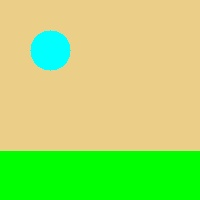
#> input picture development/test_no_faces.jpg, 200 x 200 px
$ python -i ball_detector.py   (imports and definitions only)
#> lines starting #> are read from the running program, lines starting #| are printed output that depends on the picture; after the words box and inside, x2 and y2 are one past the last pixel; in counts of white or black regions, pixels touching at a corner belong together
"""
Ball Detection Module

This module provides ball detection capabilities for various sports including
soccer, rugby, basketball, and other ball sports.

Author: Claude Sonnet 4 (claude-3-5-sonnet-20241022)
Generated via Cursor IDE (cursor.sh) with AI assistance
"""

import cv2
import numpy as np
from typing import List, Dict, Tuple, Optional, Any
from dataclasses import dataclass
from loguru import logger
import math


@dataclass
class BallDetection:
    """Information about a detected ball."""
    ball_type: str  # 'soccer', 'rugby', 'basketball', 'tennis', 'unknown'
    center_x: int
    center_y: int
    radius: int
    confidence: float
    bounding_box: Tuple[int, int, int, int]  # (x, y, width, height)
    color_info: Dict[str, Any]
    motion_vector: Optional[Tuple[float, float]] = None  # (dx, dy) for tracking


@dataclass
class BallTrackingResult:
    """Result of ball detection and tracking."""
    balls_detected: List[BallDetection]
    processing_time: float
    success: bool
    error: Optional[str] = None


class BallDetector:
    """Ball detection and tracking system for sports analysis."""

    def __init__(self,
                 confidence_threshold: float = 0.5,
                 min_ball_radius: int = 5,
                 max_ball_radius: int = 100,
                 enable_tracking: bool = True):
        """
        Initialize the ball detector.

        Args:
            confidence_threshold: Minimum confidence for ball detection
            min_ball_radius: Minimum ball radius in pixels
            max_ball_radius: Maximum ball radius in pixels
            enable_tracking: Enable motion tracking between frames
        """
        self.confidence_threshold = confidence_threshold
        self.min_ball_radius = min_ball_radius
        self.max_ball_radius = max_ball_radius
        self.enable_tracking = enable_tracking

        # Initialize Hough Circle Transform parameters
        self.hough_params = {
            'dp': 1,           # Inverse ratio of accumulator resolution
            'minDist': 20,     # Minimum distance between circle centers
            'param1': 50,      # Upper threshold for edge detection
            'param2': 30,      # Accumulator threshold for center detection
            'minRadius': min_ball_radius,
            'maxRadius': max_ball_radius
        }

        # Ball type color signatures (HSV ranges)
        self.ball_color_signatures = {
            'soccer': {
                'white': {'lower': (0, 0, 200), 'upper': (180, 30, 255)},
                'black': {'lower': (0, 0, 0), 'upper': (180, 255, 50)},
                'pattern': {'lower': (0, 0, 50), 'upper': (180, 255, 200)}
            },
            'rugby': {
                'white': {'lower': (0, 0, 200), 'upper': (180, 30, 255)},
                'brown': {'lower': (10, 50, 50), 'upper': (20, 255, 200)},
                'pattern': {'lower': (0, 0, 50), 'upper': (180, 255, 200)}
            },
            'basketball': {
                'orange': {'lower': (5, 100, 100), 'upper': (15, 255, 255)},
                'brown': {'lower': (10, 50, 50), 'upper': (20, 255, 200)}
            },
            'tennis': {
                'yellow': {'lower': (20, 100, 100), 'upper': (30, 255, 255)},
                'white': {'lower': (0, 0, 200), 'upper': (180, 30, 255)}
            }
        }

        # Previous frame data for tracking
        self.previous_balls: List[BallDetection] = []

        logger.info(f"Initialized BallDetector with confidence threshold {confidence_threshold}")

    def detect_balls(self, image: np.ndarray) -> BallTrackingResult:
        """
        Detect balls in an image using multiple detection methods.

        Args:
            image: Input image (BGR format)

        Returns:
            Ball tracking result with detected balls
        """
        start_time = cv2.getTickCount()

        try:
            # Convert to different color spaces for better detection
            gray = cv2.cvtColor(image, cv2.COLOR_BGR2GRAY)
            hsv = cv2.cvtColor(image, cv2.COLOR_BGR2HSV)

            # Apply multiple detection methods
            circles_hough = self._detect_circles_hough(gray)
            circles_template = self._detect_circles_template_matching(gray)
            color_regions = self._detect_ball_color_regions(hsv)

            # Combine and filter results
            all_detections = circles_hough + circles_template + color_regions
            filtered_detections = self._filter_and_merge_detections(all_detections)

            # Classify ball types
            classified_balls = self._classify_ball_types(image, filtered_detections)

            # Apply tracking if enabled
            if self.enable_tracking and len(self.previous_balls) > 0:
                classified_balls = self._apply_motion_tracking(classified_balls)

            # Update previous frame data
            self.previous_balls = classified_balls.copy()

            processing_time = (cv2.getTickCount() - start_time) / cv2.getTickFrequency()

            return BallTrackingResult(
                balls_detected=classified_balls,
                processing_time=processing_time,
                success=True
            )

        except Exception as e:
            logger.error(f"Ball detection failed: {e}")
            processing_time = (cv2.getTickCount() - start_time) / cv2.getTickFrequency()
            return BallTrackingResult(
                balls_detected=[],
                processing_time=processing_time,
                success=False,
                error=str(e)
            )

    def _detect_circles_hough(self, gray_image: np.ndarray) -> List[BallDetection]:
        """Detect circular objects using Hough Circle Transform."""
        circles = cv2.HoughCircles(
            gray_image,
            cv2.HOUGH_GRADIENT,
            **self.hough_params
        )

        detections = []
        if circles is not None:
            circles = np.round(circles[0, :]).astype("int")
            for (x, y, r) in circles:
                if self.min_ball_radius <= r <= self.max_ball_radius:
                    detection = BallDetection(
                        ball_type='unknown',
                        center_x=x,
                        center_y=y,
                        radius=r,
                        confidence=0.7,  # Default confidence for Hough circles
                        bounding_box=(x-r, y-r, 2*r, 2*r),
                        color_info={}
                    )
                    detections.append(detection)

        return detections

    def _detect_circles_template_matching(self, gray_image: np.ndarray) -> List[BallDetection]:
        """Detect circular objects using template matching."""
        detections = []

        # Create circular templates of different sizes
        template_sizes = [10, 15, 20, 25, 30, 40, 50]

        for size in template_sizes:
            if size < self.min_ball_radius or size > self.max_ball_radius:
                continue

            # Create circular template
            template = np.zeros((size*2+1, size*2+1), dtype=np.uint8)
            cv2.circle(template, (size, size), size, 255, -1)

            # Apply template matching
            result = cv2.matchTemplate(gray_image, template, cv2.TM_CCOEFF_NORMED)
            locations = np.where(result >= self.confidence_threshold)

            for pt in zip(*locations[::-1]):
                x, y = pt
                detection = BallDetection(
                    ball_type='unknown',
                    center_x=x + size,
                    center_y=y + size,
                    radius=size,
                    confidence=result[y, x],
                    bounding_box=(x, y, size*2, size*2),
                    color_info={}
                )
                detections.append(detection)

        return detections

    def _detect_ball_color_regions(self, hsv_image: np.ndarray) -> List[BallDetection]:
        """Detect ball-like regions based on color signatures."""
        detections = []

        for ball_type, color_ranges in self.ball_color_signatures.items():
            for color_name, (lower, upper) in color_ranges.items():
                # Create mask for color range
                mask = cv2.inRange(hsv_image, np.array(lower), np.array(upper))

                # Find contours
                contours, _ = cv2.findContours(mask, cv2.RETR_EXTERNAL, cv2.CHAIN_APPROX_SIMPLE)

                for contour in contours:
                    # Check if contour is roughly circular
                    area = cv2.contourArea(contour)
                    if area < 50:  # Too small
                        continue

                    # Calculate circularity
                    perimeter = cv2.arcLength(contour, True)
                    if perimeter == 0:
                        continue

                    circularity = 4 * np.pi * area / (perimeter * perimeter)

                    if circularity > 0.7:  # Roughly circular
                        # Get bounding circle
                        (x, y), radius = cv2.minEnclosingCircle(contour)
                        x, y, radius = int(x), int(y), int(radius)

                        if self.min_ball_radius <= radius <= self.max_ball_radius:
                            detection = BallDetection(
                                ball_type=ball_type,
                                center_x=x,
                                center_y=y,
                                radius=radius,
                                confidence=circularity,
                                bounding_box=(x-radius, y-radius, 2*radius, 2*radius),
                                color_info={'color_name': color_name, 'area': area}
                            )
                            detections.append(detection)

        return detections

    # [167 lines left out: functions _filter_and_merge_detections, _detections_overlap, _classify_ball_types, _analyze_ball_color_signature, _apply_motion_tracking, draw_ball_detections, not called in this run]

>>> import cv2
>>> picture = cv2.imread('../../../development/test_no_faces.jpg')
#> picture is the input picture: shape (200, 200, 3); mean B, G, R 106.7, 219.6, 170.1
>>> result = BallDetector().detect_balls(picture)
#> in detect_balls, `gray = cv2.cvtColor(image, cv2.COLOR_BGR2GRAY)`:
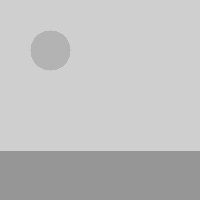
#> gray: shape (200, 200); min 150, max 212, mean 192.2
#> in detect_balls, `hsv = cv2.cvtColor(image, cv2.COLOR_BGR2HSV)`: hsv: shape (200, 200, 3); mean H, S, V 33, 147.4, 240.1
#> in _detect_circles_hough, `circles = cv2.HoughCircles( gray_image, cv2.HOUGH_GRADIENT, **self.hou..`: circles = None
#> in detect_balls, `circles_hough = self._detect_circles_hough(gray)`: circles_hough = []
#> the loop in _detect_circles_template_matching, `for size in template_sizes:` made 7 passes
#> pass 1, in _detect_circles_template_matching, `result = cv2.matchTemplate(gray_image, template, cv2.TM_CCOEFF_NORMED)`:
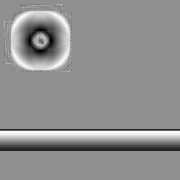
#> result: shape (180, 180) float32; min -0.454, max 0.352, mean 0.000473; drawn with min black and max white
#> pass 2, in _detect_circles_template_matching, `result = cv2.matchTemplate(gray_image, template, cv2.TM_CCOEFF_NORMED)`:
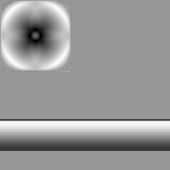
#> result: shape (170, 170) float32; min -0.516, max 0.355, mean 0.00429; drawn with min black and max white
#> pass 3, in _detect_circles_template_matching, `result = cv2.matchTemplate(gray_image, template, cv2.TM_CCOEFF_NORMED)`:
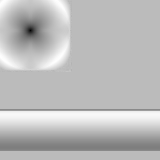
#> result: shape (160, 160) float32; min -0.994, max 0.359, mean 0.00239; drawn with min black and max white
#> after the loop in _detect_circles_template_matching, `for size in template_sizes:`:
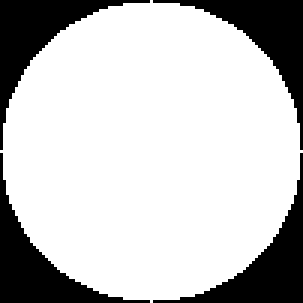
#> template: shape (101, 101) (shown 3 times larger); 76.9% white; 4 black regions, box (x1, y1, x2, y2) and area: (0, 0, 50, 50) 589, (51, 0, 101, 50) 589, (0, 51, 50, 101) 589, (51, 51, 101, 101) 589
